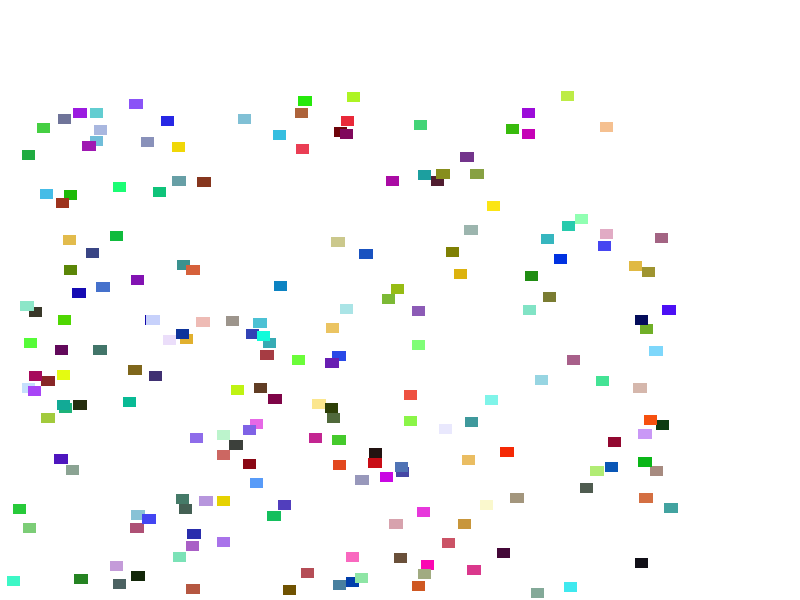

The MATLAB source for this figure:
N = 100;

% 1) empty drawnow (baseline)
clf; figure(gcf); axis off;
t=tic;
for i=1:N, drawnow; end
fprintf('avg drawnow empty = %.6f s\n', toc(t)/N);

% 2) image blit test (texture blit)
clf;
ax = axes('Position',[0 0 1 1],'Units','normalized');
imagesc(ax, rand(400,800));
axis off; drawnow;
t=tic;
for i=1:N, drawnow; end
fprintf('avg drawnow image = %.6f s\n', toc(t)/N);

% 3) vector-heavy test (many patches)
clf;
ax = axes('Position',[0 0 1 1],'Units','normalized'); axis off; hold on;
n = 200;
for k=1:n
    x = rand*1000; y=rand*1000; s=20;
    p = [x,y; x+s,y; x+s,y+s; x,y+s];
    patch('XData',p(:,1),'YData',p(:,2),'FaceColor',[rand,rand,rand],'EdgeColor','none');
end
drawnow;
t=tic;
for i=1:N, drawnow; end
fprintf('avg drawnow many patches = %.6f s\n', toc(t)/N);
